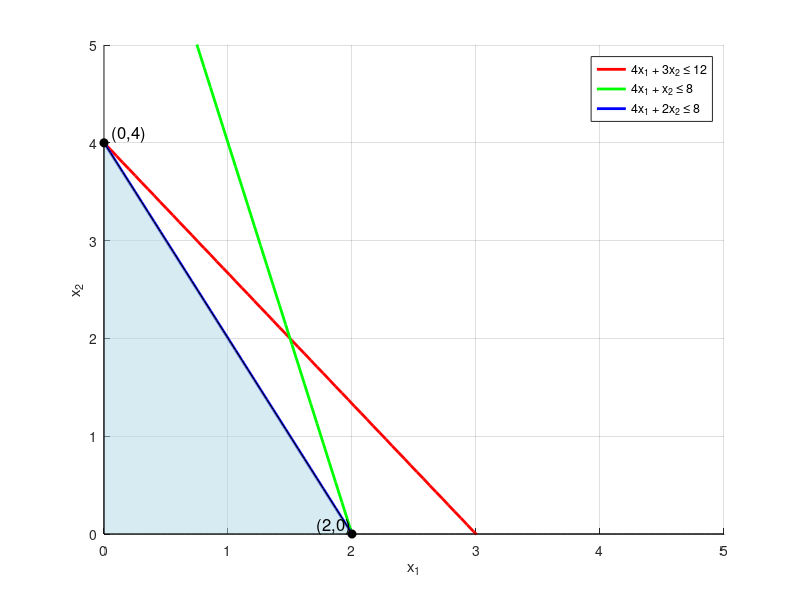

The MATLAB source for this figure:
% Define the range for x1
x1 = linspace(0, 5, 100); % x1 values from 0 to 5

% Define the equations for each constraint
x2_1 = (12 - 4*x1) / 3; % From 4x1 + 3x2 <= 12
x2_2 = 8 - 4*x1;        % From 4x1 + x2 <= 8
x2_3 = (8 - 4*x1) / 2;  % From 4x1 + 2x2 <= 8

% Plot the constraints
figure;
hold on;
plot(x1, x2_1, 'r', 'LineWidth', 2); % Plot first constraint (4x1 + 3x2 <= 12)
plot(x1, x2_2, 'g', 'LineWidth', 2); % Plot second constraint (4x1 + x2 <= 8)
plot(x1, x2_3, 'b', 'LineWidth', 2); % Plot third constraint (4x1 + 2x2 <= 8)

% Fill the feasible region under the blue line (area under 4x1 + 2x2 <= 8)
fill([x1, fliplr(x1)], [x2_3, zeros(size(x1))], [0.678, 0.847, 0.902], 'FaceAlpha', 0.5);  

% Plot the black dots for (2,0) and (0,4)
plot(2, 0, 'ko', 'MarkerFaceColor', 'k'); % Point (2,0)
plot(0, 4, 'ko', 'MarkerFaceColor', 'k'); % Point (0,4)

% Add labels to the points (2,0) and (0,4)
text(2, 0, '  (2,0)', 'VerticalAlignment', 'bottom', 'HorizontalAlignment', 'right', 'FontSize', 12);
text(0, 4, '  (0,4)', 'VerticalAlignment', 'bottom', 'HorizontalAlignment', 'left', 'FontSize', 12);

% Add labels and legends
xlabel('x_1');
ylabel('x_2');
legend('4x_1 + 3x_2 \leq 12', '4x_1 + x_2 \leq 8', '4x_1 + 2x_2 \leq 8', 'Location', 'Best');

% Set axis limits to make sure all constraints are visible
axis([0 5 0 5]);
grid on;
hold off;